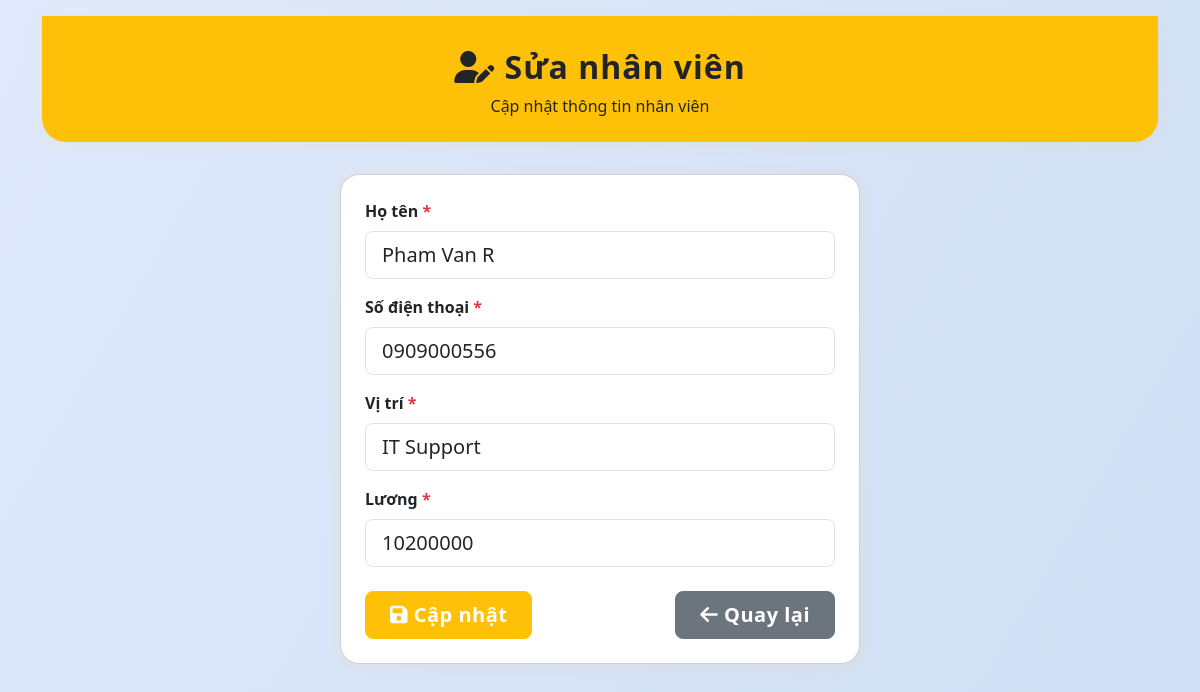
The app's page /index.php?c=employee&a=edit&id=17 with its own data.
### tables this page shows
CREATE TABLE employees (
    id INT AUTO_INCREMENT PRIMARY KEY,
    full_name VARCHAR(120) NOT NULL,
    phone VARCHAR(20) NOT NULL,
    position VARCHAR(80) NOT NULL,
    salary INT DEFAULT 0,
    created_at TIMESTAMP DEFAULT CURRENT_TIMESTAMP
);

### core/Controller.php (called while the page is built)
<?php
class Controller {
    protected function render($view, $data = []) {
        extract($data);
        include $view;
    }
}

### app/Controllers/EmployeeController.php (called while the page is built, shortened)
<?php
require_once __DIR__ . '/../../core/Controller.php';
require_once __DIR__ . '/../Models/Employee.php';
class EmployeeController extends Controller {
    public function edit() {
        $id = $_GET['id'] ?? null;
        $model = new Employee();
        $employee = $model->findById($id);
        $errors = [];
        $this->render(__DIR__ . '/../Views/employees/edit.php', [
            'employee' => $employee,
            'errors' => $errors,
            'old' => $_POST ?? $employee
        ]);
    }
}

### core/Router.php (called while the page is built, shortened)
<?php
class Router {
    public static function route($routes) {
        $a = isset($_GET['a']) ? $_GET['a'] : 'index';
        $controller = new $controllerName();
        $controller->$a();
    }
}

### public/index.php (called while the page is built)
<?php
require_once __DIR__ . '/../core/Router.php';
$routes = [
    'EmployeeController' => __DIR__ . '/../app/Controllers/EmployeeController.php',
];
Router::route($routes);

### config/database.php (called while the page is built)
<?php
return [
    'host' => 'localhost',
    'dbname' => 'project_lab12',
    'user' => 'root',
    'password' => ''
];

### app/Models/Employee.php (called while the page is built, shortened)
<?php
require_once __DIR__ . '/../../core/Database.php';
class Employee {
    private $db;
    public function __construct() {
        $config = require __DIR__ . '/../../config/database.php';
        $this->db = (new Database($config))->getConnection();
    }
    public function findById($id) {
        $sql = "SELECT * FROM employees WHERE id = :id";
        $stmt = $this->db->prepare($sql);
        $stmt->execute([':id' => $id]);
        return $stmt->fetch();
    }
}

### core/Database.php (called while the page is built)
<?php
class Database {
    private $pdo;
    public function __construct($config) {
        $dsn = "mysql:host={$config['host']};dbname={$config['dbname']};charset=utf8";
        $this->pdo = new PDO($dsn, $config['user'], $config['password'], [
            PDO::ATTR_ERRMODE => PDO::ERRMODE_EXCEPTION,
            PDO::ATTR_DEFAULT_FETCH_MODE => PDO::FETCH_ASSOC
        ]);
    }
    public function getConnection() {
        return $this->pdo;
    }
}

### app/Views/employees/edit.php (the view, shortened to what this page needs)
<!DOCTYPE html>
<html lang="vi">
<head>
    <link rel="stylesheet" href="https://cdn.jsdelivr.net/npm/bootstrap@5.3.2/dist/css/bootstrap.min.css">
    <link rel="stylesheet" href="https://cdnjs.cloudflare.com/ajax/libs/font-awesome/6.4.2/css/all.min.css">
</head>
<body>
<div class="container py-3">
    <div class="main-header text-center">
        <h2><i class="fa-solid fa-user-pen"></i> Sửa nhân viên</h2>
        <div class="mt-2">Cập nhật thông tin nhân viên</div>
    </div>
    <div class="card card-form p-4 bg-white">
    <form method="post">
        <div class="mb-3">
            <label for="full_name" class="form-label">Họ tên <span class="text-danger">*</span></label>
            <input type="text" name="full_name" id="full_name" class="form-control form-control-lg" value="<?= htmlspecialchars($old['full_name'] ?? $employee['full_name']) ?>">
        </div>
        <div class="mb-3">
            <label for="phone" class="form-label">Số điện thoại <span class="text-danger">*</span></label>
            <input type="text" name="phone" id="phone" class="form-control form-control-lg" value="<?= htmlspecialchars($old['phone'] ?? $employee['phone']) ?>">
        </div>
        <div class="mb-3">
            <label for="position" class="form-label">Vị trí <span class="text-danger">*</span></label>
            <input type="text" name="position" id="position" class="form-control form-control-lg" value="<?= htmlspecialchars($old['position'] ?? $employee['position']) ?>">
        </div>
        <div class="mb-3">
            <label for="salary" class="form-label">Lương <span class="text-danger">*</span></label>
            <input type="number" name="salary" id="salary" class="form-control form-control-lg" value="<?= htmlspecialchars($old['salary'] ?? $employee['salary']) ?>">
        </div>
        <div class="d-flex justify-content-between mt-4">
            <button class="btn btn-warning btn-lg px-4 text-white" type="submit"><i class="fa fa-save"></i> Cập nhật</button>
            <a href="index.php?c=employee&a=index" class="btn btn-secondary btn-lg px-4"><i class="fa fa-arrow-left"></i> Quay lại</a>
        </div>
    </form>
    </div>
</div>
</body>
</html>

### app/Views/employees/edit.php (style rules this page uses)
body { background: linear-gradient(120deg, #e0eafc, #cfdef3 100%); min-height: 100vh; }
.main-header { background: #ffc107; color: #212529; border-radius: 0 0 1.5rem 1.5rem; box-shadow: 0 4px 16px rgba(255,193,7,0.08); padding: 2rem 1rem 1.5rem 1rem; margin-bottom: 2rem; }
.main-header h2 { font-weight: 700; letter-spacing: 1px; }
.card-form { max-width: 520px; margin: 0 auto; border-radius: 1.2rem; box-shadow: 0 2px 16px rgba(255,193,7,0.10); }
.form-label { font-weight: 600; }
.btn-lg { font-weight: 600; letter-spacing: 0.5px; }

### records on screen
employees: full_name "Pham Van R", phone "0909000556", position "IT Support", salary "10200000"
